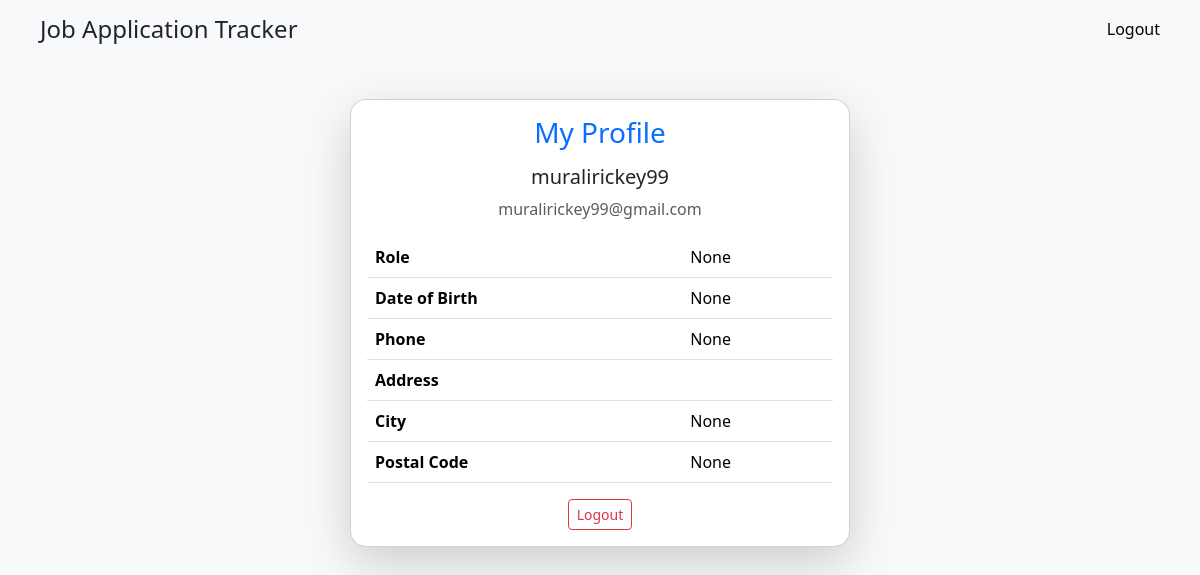
/accounts/profile/ (signed in), run on the app's committed database.
### accounts/models.py (models this page shows, shortened)
class Profile(models.Model):
    user = models.OneToOneField(User, on_delete=models.CASCADE)
    email = models.EmailField()
    role = models.CharField(max_length=50, blank=True)
    date_of_birth = models.DateField(blank=True, null=True)
    phone_number = models.CharField(max_length=20, blank=True)
    address = models.TextField(blank=True)
    city = models.CharField(max_length=100, blank=True)
    postal_code = models.CharField(max_length=10, blank=True)

### accounts/views.py (the view)
# urls.py: path("profile/", views.profile_view, name="profile"),
@login_required
@require_http_methods(["GET"])
def profile_view(request):
    profile = get_object_or_404(Profile, user=request.user)
    return render(request, "accounts/profile.html", {"profile": profile})

### accounts/templates/accounts/profile.html
{% extends "base.html" %}
{% block content %}
<div class="container py-4">
  <div class="card shadow-lg mx-auto" style="max-width: 500px; border-radius: 1rem;">
    <div class="card-body text-center">
      <h3 class="text-primary mb-3">My Profile</h3>
      <h5>{{ profile.user.username }}</h5>
      <p class="text-muted mb-2">{{ profile.email }}</p>
      <table class="table mt-3 text-start">
        <tr><th>Role</th><td>{{ profile.role }}</td></tr>
        <tr><th>Date of Birth</th><td>{{ profile.date_of_birth }}</td></tr>
        <tr><th>Phone</th><td>{{ profile.phone_number }}</td></tr>
        <tr><th>Address</th><td>{{ profile.address }}</td></tr>
        <tr><th>City</th><td>{{ profile.city }}</td></tr>
        <tr><th>Postal Code</th><td>{{ profile.postal_code }}</td></tr>
      </table>
      <a href="{% url 'logout' %}" class="btn btn-outline-danger btn-sm">Logout</a>
    </div>
  </div>
</div>
{% endblock %}

### templates/base.html (style rules this page uses)
body { background: #f8f9fa; }

### data on the page
Profile: user.username "muralirickey99", email "muralirickey99@gmail.com", role "None", date_of_birth "None", phone_number "None", city "None", postal_code "None"
